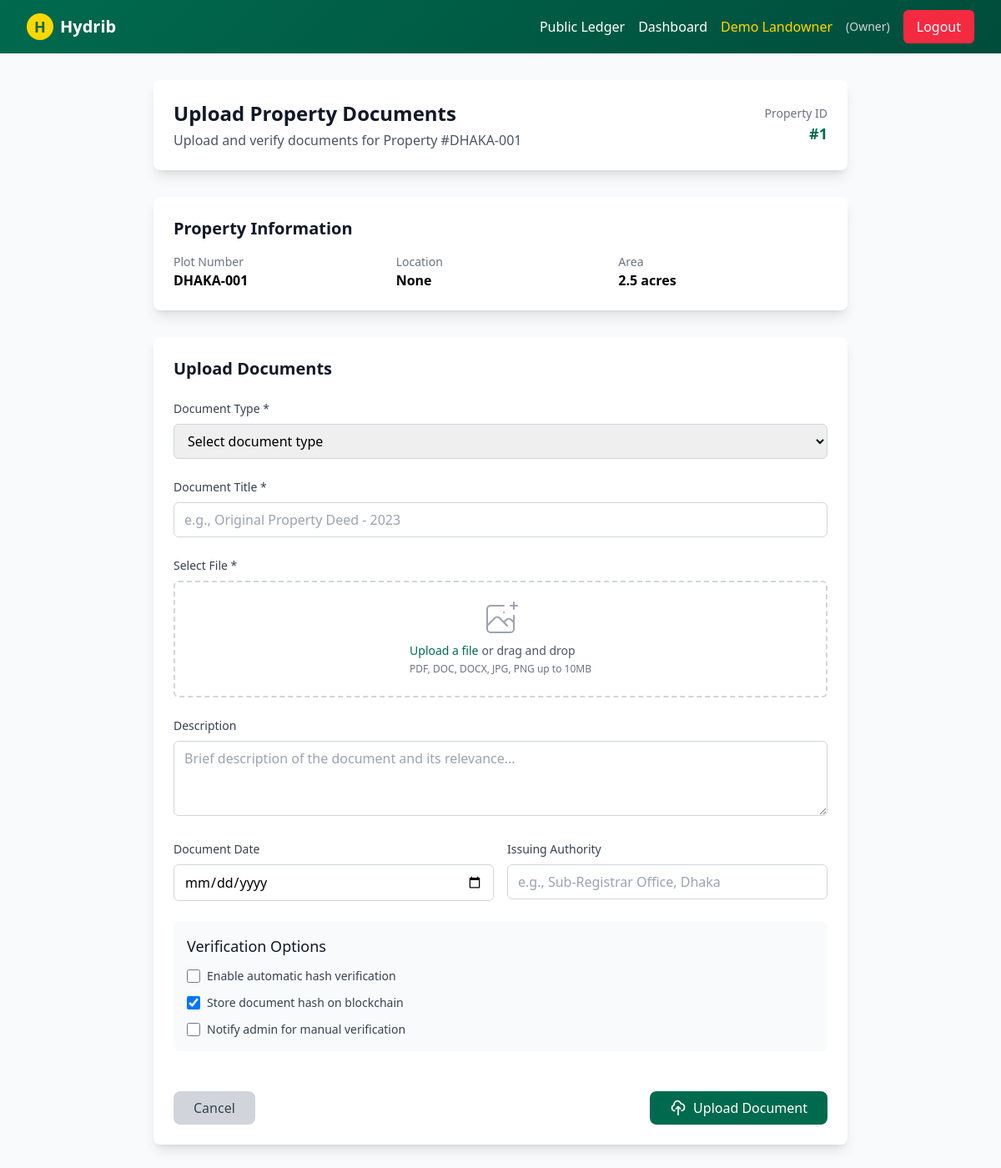
Page /upload_documents/1 (signed in) on the committed database.
### tables this page shows
CREATE TABLE land_records (
            id INTEGER PRIMARY KEY AUTOINCREMENT,
            plot_number TEXT UNIQUE NOT NULL,
            khatian_number TEXT,
            dag_number TEXT,
            owner_id INTEGER,
            area REAL NOT NULL,
            market_value INTEGER NOT NULL,
            land_type TEXT NOT NULL,
            division TEXT NOT NULL,
            district TEXT NOT NULL,
            upazila TEXT NOT NULL,
            mouza TEXT,
            address TEXT NOT NULL,
            description TEXT,
            location TEXT,
            status TEXT DEFAULT 'registered',
            hash_value TEXT NOT NULL,
            created_at TIMESTAMP DEFAULT CURRENT_TIMESTAMP,
            FOREIGN KEY (owner_id) REFERENCES users (id)
        );

### app.py (the view, shortened to what this page needs)
@app.route('/upload_documents/<int:property_id>', methods=['GET', 'POST'])
@login_required
def upload_documents(property_id):
    conn = get_db_connection()
    property_data = conn.execute('''
        SELECT * FROM land_records WHERE id = ? AND owner_id = ?
    ''', (property_id, session['user_id'])).fetchone()
    if not property_data:
        flash('Property not found or you do not have permission to upload documents.', 'error')
        return redirect(url_for('dashboard'))
    documents = conn.execute('''
        SELECT * FROM documents WHERE property_id = ? ORDER BY uploaded_at DESC
    ''', (property_id,)).fetchall()
    conn.close()
    return render_template('upload_documents.html', property=property_data, documents=documents)

### app.py (called while the page is built)
def get_db_connection():
    conn = sqlite3.connect('land_registry.db')
    conn.row_factory = sqlite3.Row
    return conn

### security.py (called while the page is built)
def login_required(f):
    @wraps(f)
    def decorated_function(*args, **kwargs):
        if 'user_id' not in session:
            flash('Please login to access this page', 'error')
            return redirect(url_for('login'))
        return f(*args, **kwargs)
    return decorated_function

def add_security_headers(response):
    security_headers = {
        'X-Content-Type-Options': 'nosniff',
        'X-Frame-Options': 'DENY',
        'X-XSS-Protection': '1; mode=block',
        'Referrer-Policy': 'strict-origin-when-cross-origin'
    }
    for header, value in security_headers.items():
        response.headers[header] = value
    return response

### templates/upload_documents.html (shortened to what this page needs)
{% extends "base.html" %}
{% block content %}
<div class="min-h-screen bg-gray-50 py-8">
    <div class="max-w-4xl mx-auto px-4 sm:px-6 lg:px-8">
        <div class="bg-white rounded-lg shadow-lg p-6 mb-8">
            <div class="flex items-center justify-between">
                <div>
                    <h1 class="text-2xl font-bold text-gray-900">Upload Property Documents</h1>
                    <p class="text-gray-600 mt-1">Upload and verify documents for Property #{{ property.plot_number }}</p>
                </div>
                <div class="text-right">
                    <p class="text-sm text-gray-500">Property ID</p>
                    <p class="text-lg font-semibold text-bangladesh-green">#{{ property.id }}</p>
                </div>
            </div>
        </div>
        <div class="bg-white rounded-lg shadow-lg p-6 mb-8">
            <h2 class="text-xl font-bold text-gray-900 mb-4">Property Information</h2>
            <div class="grid grid-cols-1 md:grid-cols-3 gap-4">
                <div>
                    <p class="text-sm text-gray-500">Plot Number</p>
                    <p class="font-semibold">{{ property.plot_number }}</p>
                </div>
                <div>
                    <p class="text-sm text-gray-500">Location</p>
                    <p class="font-semibold">{{ property.location }}</p>
                </div>
                <div>
                    <p class="text-sm text-gray-500">Area</p>
                    <p class="font-semibold">{{ property.area }} acres</p>
                </div>
            </div>
        </div>
        <div class="bg-white rounded-lg shadow-lg p-6 mb-8">
            <h2 class="text-xl font-bold text-gray-900 mb-6">Upload Documents</h2>
            <form id="documentForm" method="POST" enctype="multipart/form-data" class="space-y-6">
                <div>
                    <label for="document_type" class="block text-sm font-medium text-gray-700 mb-2">Document Type *</label>
                    <select id="document_type" name="document_type" required class="w-full px-3 py-2 border border-gray-300 rounded-md focus:outline-none focus:ring-2 focus:ring-bangladesh-green focus:border-transparent">
                        <option value="">Select document type</option>
                    </select>
                </div>
                <div>
                    <label for="document_title" class="block text-sm font-medium text-gray-700 mb-2">Document Title *</label>
                    <input type="text" id="document_title" name="document_title" required
                           placeholder="e.g., Original Property Deed - 2023"
                           class="w-full px-3 py-2 border border-gray-300 rounded-md focus:outline-none focus:ring-2 focus:ring-bangladesh-green focus:border-transparent">
                </div>
                <div>
                    <label for="document_file" class="block text-sm font-medium text-gray-700 mb-2">Select File *</label>
                    <div class="mt-1 flex justify-center px-6 pt-5 pb-6 border-2 border-gray-300 border-dashed rounded-md hover:border-bangladesh-green transition-colors duration-200">
                        <div class="space-y-1 text-center">
                            <div class="flex text-sm text-gray-600">
                                <label for="document_file" class="relative cursor-pointer bg-white rounded-md font-medium text-bangladesh-green hover:text-dark-green focus-within:outline-none focus-within:ring-2 focus-within:ring-offset-2 focus-within:ring-bangladesh-green">
                                    <span>Upload a file</span>
                                </label>
                                <p class="pl-1">or drag and drop</p>
                            </div>
                            <p class="text-xs text-gray-500">PDF, DOC, DOCX, JPG, PNG up to 10MB</p>
                        </div>
                    </div>
                </div>
                <div>
                    <label for="description" class="block text-sm font-medium text-gray-700 mb-2">Description</label>
                    <textarea id="description" name="description" rows="3"
                              placeholder="Brief description of the document and its relevance..."
                              class="w-full px-3 py-2 border border-gray-300 rounded-md focus:outline-none focus:ring-2 focus:ring-bangladesh-green focus:border-transparent"></textarea>
                </div>
                <div class="grid grid-cols-1 md:grid-cols-2 gap-4">
                    <div>
                        <label for="document_date" class="block text-sm font-medium text-gray-700 mb-2">Document Date</label>
                        <input type="date" id="document_date" name="document_date"
                               class="w-full px-3 py-2 border border-gray-300 rounded-md focus:outline-none focus:ring-2 focus:ring-bangladesh-green focus:border-transparent">
                    </div>
                    <div>
                        <label for="issuing_authority" class="block text-sm font-medium text-gray-700 mb-2">Issuing Authority</label>
                        <input type="text" id="issuing_authority" name="issuing_authority"
                               placeholder="e.g., Sub-Registrar Office, Dhaka"
                               class="w-full px-3 py-2 border border-gray-300 rounded-md focus:outline-none focus:ring-2 focus:ring-bangladesh-green focus:border-transparent">
                    </div>
                </div>
                <div class="bg-gray-50 p-4 rounded-lg">
                    <h3 class="text-lg font-medium text-gray-900 mb-3">Verification Options</h3>
                    <div class="space-y-3">
                        <label class="flex items-center">
                            <input type="checkbox" name="auto_verify" value="1" class="h-4 w-4 text-bangladesh-green focus:ring-bangladesh-green border-gray-300 rounded">
                            <span class="ml-2 text-sm text-gray-700">Enable automatic hash verification</span>
                        </label>
                        <label class="flex items-center">
                            <input type="checkbox" name="blockchain_store" value="1" checked class="h-4 w-4 text-bangladesh-green focus:ring-bangladesh-green border-gray-300 rounded">
                            <span class="ml-2 text-sm text-gray-700">Store document hash on blockchain</span>
                        </label>
                        <label class="flex items-center">
                            <input type="checkbox" name="notify_admin" value="1" class="h-4 w-4 text-bangladesh-green focus:ring-bangladesh-green border-gray-300 rounded">
                            <span class="ml-2 text-sm text-gray-700">Notify admin for manual verification</span>
                        </label>
                    </div>
                </div>
                <div class="flex items-center justify-between pt-6">
                    <a href="{{ url_for('dashboard') }}" class="bg-gray-300 text-gray-700 px-6 py-2 rounded-lg hover:bg-gray-400 transition-colors duration-200">
                        Cancel
                    </a>
                    <button type="submit" class="bg-bangladesh-green text-white px-6 py-2 rounded-lg hover:bg-dark-green transition-colors duration-200 flex items-center">
                        <svg class="w-5 h-5 mr-2" fill="none" stroke="currentColor" viewBox="0 0 24 24">
                            <path stroke-linecap="round" stroke-linejoin="round" stroke-width="2" d="M7 16a4 4 0 01-.88-7.903A5 5 0 1115.9 6L16 6a5 5 0 011 9.9M15 13l-3-3m0 0l-3 3m3-3v12"></path>
                        </svg>
                        Upload Document
                    </button>
                </div>
            </form>
        </div>
    </div>
</div>
{% endblock %}

### rows in the picture
land_records: plot_number "DHAKA-001", id "1", area "2.5"

### other values in the picture
{{ session.user_name }} "Demo Landowner"
{{ session.user_role|title }} "Owner"
{{ property.location }} "None"
